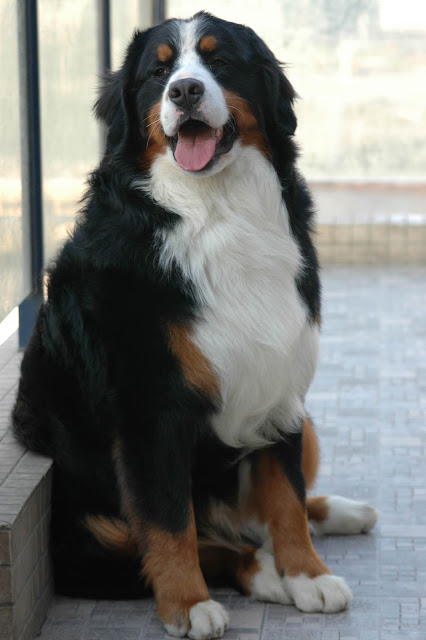
#> input picture image.png, 426 x 640 px
$ python cartoon_filter.py
#> lines starting #> are read from the running program, lines starting #| are printed output that depends on the picture; after the words box and inside, x2 and y2 are one past the last pixel; in counts of white or black regions, pixels touching at a corner belong together
import cv2
import numpy as np
import os

class ImageLoader:
    @staticmethod
    def load(filepath):
#> called with filepath = 'image.png'
        if not os.path.exists(filepath):
            raise FileNotFoundError(f"找不到圖片檔案: {filepath}")
        return cv2.imread(filepath)
#> returned value is the input picture: shape (640, 426, 3); mean B, G, R 118.6, 121.7, 120.5

class GrayConverter:
    @staticmethod
    def to_gray(image):
        # 轉換為灰階
        return cv2.cvtColor(image, cv2.COLOR_BGR2GRAY)
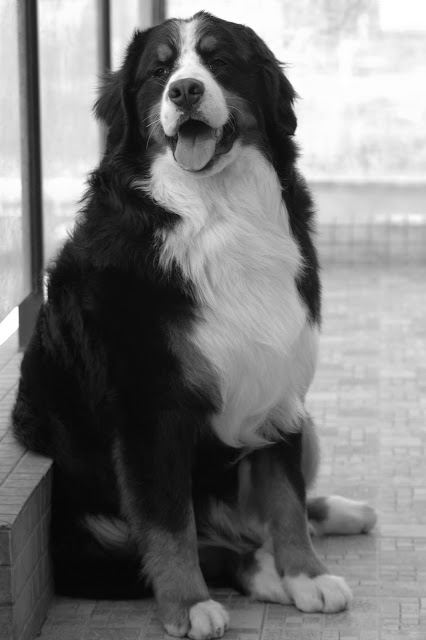
#> returned value: shape (640, 426); min 1, max 255, mean 121

class EdgeDetector:
    @staticmethod
    def detect(image):
        # 1. 影像平滑處理 (改用中值濾波器 Median Blur，去除雜訊同時保留銳利邊緣)
        blurred = cv2.medianBlur(image, 5)

        # 2. 自適應閾值處理 (調整 block size 和常數 C，讓線條更乾淨、不那麼雜亂)
        edges = cv2.adaptiveThreshold(
            blurred, 255,
            cv2.ADAPTIVE_THRESH_MEAN_C,
            cv2.THRESH_BINARY, 9, 5
        )
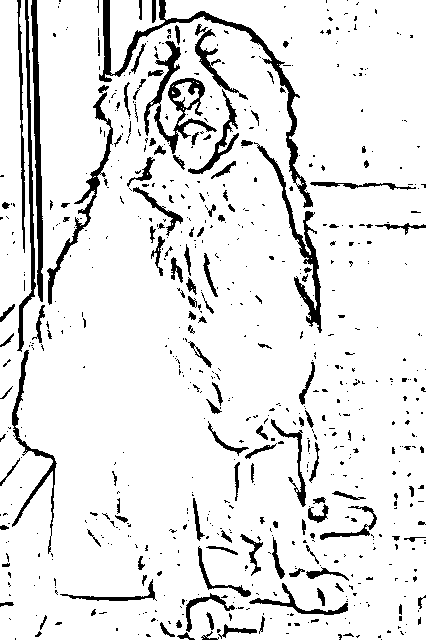
#> edges: shape (640, 426); 90.2% white; 692 black regions (554 under 20 px), largest, box (x1, y1, x2, y2) and area: (99, 0, 313, 208) 2765, (144, 41, 217, 154) 1814, (31, 0, 43, 302) 1661
        return edges

class ColorQuantizer:
    @staticmethod
    def quantize(image, color_count=16):
        # 多次應用雙邊濾波器 (Bilateral Filter)，讓大區塊顏色平滑，但保留細節邊緣清晰度
#> called with color_count = 16
        smooth_color = image
        for _ in range(3):
            smooth_color = cv2.bilateralFilter(smooth_color, 9, 75, 75)

        # Color quantization（顏色量化）使用 K-Means
        data = np.float32(smooth_color).reshape((-1, 3))
        criteria = (cv2.TERM_CRITERIA_EPS + cv2.TERM_CRITERIA_MAX_ITER, 20, 0.001)
        _, label, center = cv2.kmeans(data, color_count, None, criteria, 10, cv2.KMEANS_RANDOM_CENTERS)
#> center = 16 rows, first 8: [207.5, 223.4, 223.6], [157.5, 159.3, 156.7], [14.25, 15.19, 13.63], [179.3, 177.3, 171.4], [113.8, 113.4, 151.8], [135.2, 136.6, 134.5], [29.58, 31.58, 29.75], [208.3, 200.7, 190.4]

        center = np.uint8(center)
#> center = 16 rows, first 8: [207, 223, 223], [157, 159, 156], [14, 15, 13], [179, 177, 171], [113, 113, 151], [135, 136, 134], [29, 31, 29], [208, 200, 190]
        result = center[label.flatten()]
        result = result.reshape(smooth_color.shape)
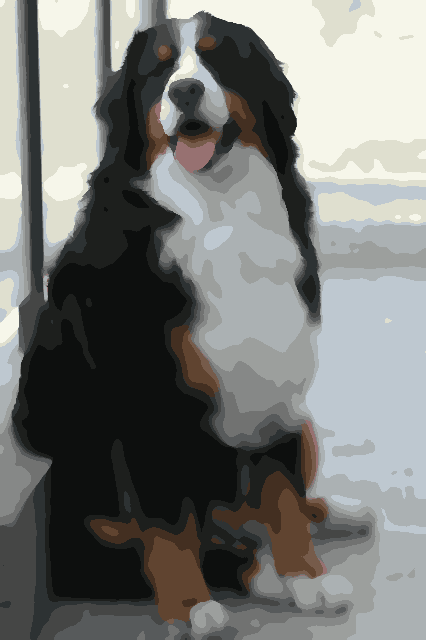
#> result: shape (640, 426, 3); mean B, G, R 118.2, 121.3, 120

        return result

class CartoonRenderer:
    @staticmethod
    def render(color_img, edges):
        # 將邊緣(墨線)與顏色量化後的圖片合併
        return cv2.bitwise_and(color_img, color_img, mask=edges)
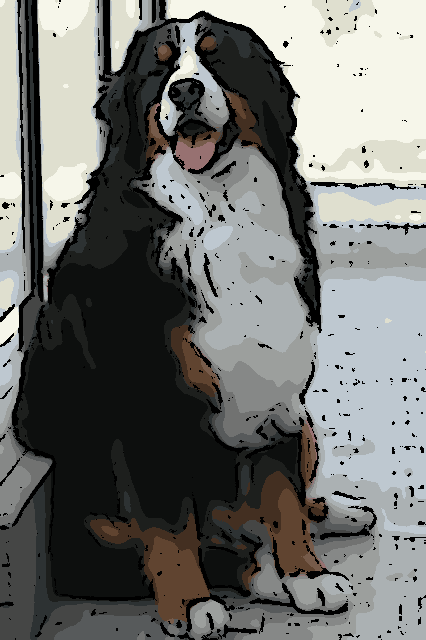
#> returned value: shape (640, 426, 3); mean of channels 0, 1, 2 110.6, 113.4, 112.2; drawn as B, G, R

def main():
    input_file = "image.png"

    try:
        print(f"開始處理: {input_file}")

        # OOP Pipeline 實作 PDF 中的步驟
        img = ImageLoader.load(input_file)

        print("1. 轉換灰階 (GrayConverter)...")
        gray = GrayConverter.to_gray(img)
        cv2.imwrite("step1_gray.png", gray)

        print("2. 邊緣檢測 (EdgeDetector)...")
        edges = EdgeDetector.detect(gray)
        cv2.imwrite("step2_edges.png", edges)

        print("3. 顏色量化 (ColorQuantizer)...")
        quantized = ColorQuantizer.quantize(img)
        cv2.imwrite("step3_quantized.png", quantized)

        print("4. 卡通化渲染 (CartoonRenderer)...")
        cartoon = CartoonRenderer.render(quantized, edges)
        cv2.imwrite("step4_final_cartoon.png", cartoon)

        print(f"處理完成！各階段影像已分別儲存為 step1 ~ step4 的 png 檔案。")

    except Exception as e:
        print(f"發生錯誤: {e}")

if __name__ == "__main__":
    main()
